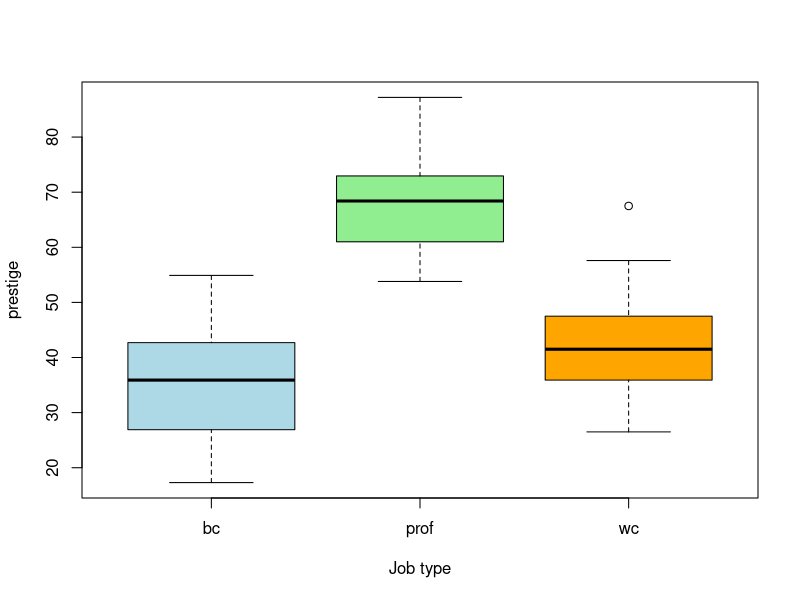
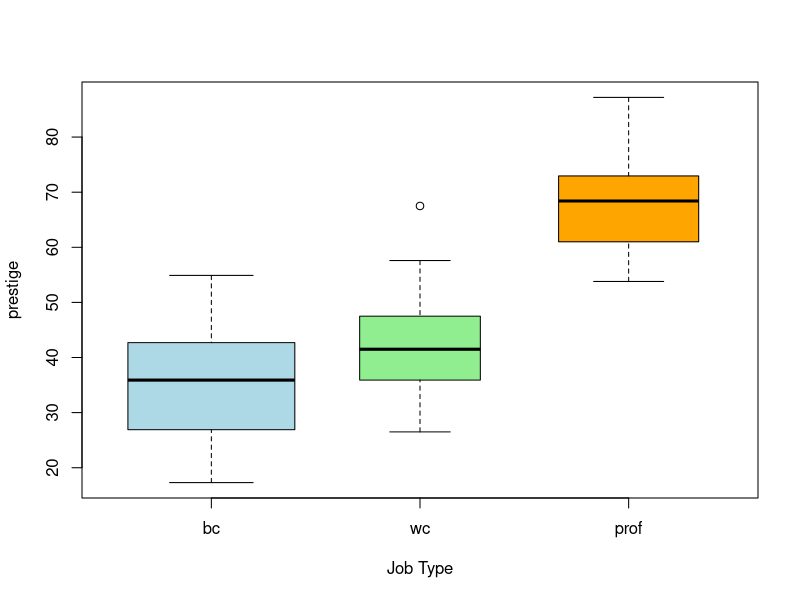

Generate these figures, in order, with R:
#######################################################################################################
#   Statistical Computing Exercise-03                                                                 #
#   Date: 15th Dec 2022                                                                               #
#######################################################################################################



# Preparations:

# a. Make sure you work inside your RStudio project. Details please see Exercise 01.

# b. Install the R package carDate by running the following code

install.packages('carData')

# c. Open a new R script file (either Shift + Ctrl + N or via the menu), type the following
#    comment/code in the first line and save the file.

rm(list = ls(all.names = TRUE))

# d. Ask your professor about the command rm(list = ls(all.names = TRUE)) in the next lecture.
# Delete all variable or make empty the Environment


# e. Work through the following examples as you did last week. In many of the code examples the output
#    is not included, you should always read and understand the output.
#    Please add comments (in your own words) to your code so that it will make sense to you when you 
#    return several weeks (or years) later.

# f. When there is a question in the text e.g. "What is the mean and standard deviation of the 
#    prestige Scores?", copy the question and the answer as a a comment to your R code.



# The Prestige data set and basic summary statistics

# When analysing data you will usually start by carrying out some simple procedures to get a
# feeling for the data. Typically, we will produce some appropriate plots and calculate some
# useful summary statistics.



# ------------------------------------------------ X ------------------------------------------------ 

# Loading the data
# a. In this section we will be using the Canadian Prestige data set. To work with this data set 
#    add the following code to your script and run the commands.

library(carData)

data(Prestige)

Prestige

# 03: Summarising numeric variables-

# b. First of all we should find out how many rows and columns our data set has via
dim(Prestige)

# c. To find the names of the variables type
names(Prestige)

# Notice that there is a variable called prestige in the data frame called Prestige.

# d. A quick method of seeing what the data type for each variable is, is
str(Prestige)

# The basic commands to summaries the numeric variables in the data set are straightforward.
# mean() arithmetic mean
# median() median
# SD() standard deviation
# var() variance
# quantile() quantile

# You will learn about the standard deviation and variance1 one of the next lectures, but they
# measure how spread out the data values are.


# e. Calculate the following statistics for the variable income:
mean(Prestige$income)
median(Prestige$income)
sd(Prestige$income)
var(Prestige$income)
sqrt(var(Prestige$income))

# The units of the mean, median and standard deviation are the same as the measured variable
# e.g. Canadian dollars. The units of the variance are squared units e.g. dollars2 . In terms of
# understanding the numbers, the standard deviation is much more helpful than the variance


# f. We may also want to compute the quantiles of a set of numeric data. The command is quantile. 
#    For example, to obtain the lower and upper quartiles of income:
quantile(Prestige$income, probs = c(0.25,0.50, 0.75))

# g. Approximately how many income values would you expect to be less than the lower quartile 
#    found above? Check your answer using

sum(
  Prestige$income < quantile(Prestige$income, probs = 0.25)
)
# It means: 26 points has less value from the 25 percentile 

mean(
  Prestige$income < quantile(Prestige$income, probs = 0.25)
)
# it is 0.254902 meaning almost 25% of data point


# h. Discuss why the above expressions work although
Prestige$income < quantile(Prestige$income, probs = 0.25)

# return a logical vector, FALSE mean the data point is larger then 25%



# Exercise:
# a. What is the mean and standard deviation of the prestige Scores?

mean(
  Prestige$prestige
)



# b. What is the median of the census codes? Does this statistic even make sense?
median(
  Prestige$census
)
# as its just a code, so no important info could be fetched out of it. 




# ------------------------------------------------ X ------------------------------------------------ 

# Excursus: missing values
# These applied functions all have arguments that control the treatment of missing values (e.g. NA). 
# These arguments are there for convenience and readability they're not really necessary. For example,
# mean(x, na.rm=TRUE) is just a convenient and more readable way of expressing mean(x[!is.na(x)]).


# a. Try this yourself. Create a vector x with the following values
x <- c(1:5, NA, 10:15, 100)
x

# b. Investigate the above command by inspecting the outcome of the following expressions. 
#    Comment the R code with your findings.

is.na(x)      # BOOLEAN values: FALSE if not NULL
!is.na(x)     # BOOLEAN values: TRUE if not NULL
x[!is.na(x)]  # ALL numbers without NULL


# c. Now run the following code and discuss the results
mean(x)               # NULL as there is a NULL element
mean(x, na.rm = TRUE) # First remove NULL elements, then take the mean
mean(x[!is.na(x)])    # First took all NON-NULL values then calculate the AVG.




# ------------------------------------------------ X ------------------------------------------------ 


# Summarising categorical variables
# The type and census variables in our data frame Prestige represent categorical/nominal variables 
# (i.e. those that take values in a discrete set of non-ordered categories). In this particular case,
# censusis represented by numbers, even though the levels do not correspond to amounts. 
# The variable can be analysed as if it is numeric even if this is not sensible 
# (see that last exercise).


# a. The way to summarise categorical variables is in a frequency table, i.e. count the number 
#    of times each value occurs:

table(Prestige$type)

# b. To find the modal value of a factor variable the quickest method is to obtain the frequency 
#    table and read of which is the largest value. What is the mode of type?

# Answer: The MODE is the highest occurred data point in a data set. Here, 'bc' is the MODE.


# c. The R command to find the mode is to obtain which position in the table has the highest frequency:
which.max(table(Prestige$type))

# you can also subset the table with that position
table(Prestige$type)[which.max(table(Prestige$type))]


# d. Add up the counts for bc, prof and wc in the frequency table. How many rows does the data
#    frame have? Notice that there is a difference between these two numbers. This is because there
#    are some NAs in type. If we want to include these in the table use:
table(Prestige$type, useNA = 'always')

# Automatically calculate the sum of the counts per category:
addmargins(
  table(Prestige$type, useNA = 'always')
)


# e. If you want the proportions then we can use the function prop.table. Note that prop.table 
#    expects an object of class table as input, which means that most of the time we use the 
#   slightly odd expression prop.table(table(...))
round(
  prop.table(
    table(Prestige$type, useNA = 'always')
  ), digits = 3
) * 100




# ------------------------------------------------ X ------------------------------------------------ 


# The summary command: 

# a. One of the most useful functions in R is summary(). Try this with
summary(Prestige$income)
# Since income is a numeric variable, you get a standard 6-number summary of the data
# (minimum, lower quartile, median, mean, upper quartile and maximum).

# b. Such a summary would be unsuitable for a categorical variable, so
summary(Prestige$type)
# Notice that the summary command automatically reports missing values


# c. The Prestige data frame has row names containing the types of job, so
row.names(Prestige)[is.na(Prestige$type)]
# OUTPUT: "athletes" | "newsboys" | "babysitters" | "farmers"
# returns the 4 jobs, for which the value of type is missing.


# d. What does summary do if you give it a data frame as an argument? Try it and find out.
summary(Prestige)
# Give all the summary of each columns



# ------------------------------------------------ X ------------------------------------------------ 

# Boxplots:

# A boxplot is used to compare a numeric variable across several groups in a data frame. 
# The exact format of a box plot differs between packages; in R the box is defined by the 
# lower quartile, median and upper quartile, while the "whiskers" extend to the data point
# that is no more than 1.5 times the interquartile range from the box. Any observation outside
# the whiskers is defined as an extreme value and is shown as a point.

boxplot(
  prestige ~ type,
  data = Prestige,
  xlab = 'Job type',
  col = c('lightblue', 'lightgreen','orange')
)

# and discuss the result.
# Notice the strange use of the tilde sign ~ in prestige~type. 
# This is called an model formula. Model formula are common in model fitting, and the details are not 
# important now; you will come across them later in the course. For now, read the formula as prestige 
# depends on 'type using the data frame-Prestige'.


# b. Notice that the alphabetical ordering of the three values in the variable type is not ideal. 
#    This is because type is an ordinal variable and a more sensible ordering of these values would 
#    be bc, wc and prof. To override the default ordering, we redefine the factor variable with the 
#    levels specified as an argument.

Prestige$type <- factor(Prestige$type, levels = c('bc', 'wc', 'prof'))
boxplot(
  prestige ~ type, 
  data = Prestige,
  xlab = 'Job Type',
  col = c('lightblue', 'lightgreen','orange'),
  varwidth = TRUE
)


# c. Check the help for boxplot and find out what the argument varwidth=TRUE does to the visualization.

?boxplot

# The varwidth argument is TRUE/FALSE. 
# -> TRUE: the boxes are drawn with widths proportional to the sqrt. of the number of observations.
# -> FALSE: All the boxes are same width.